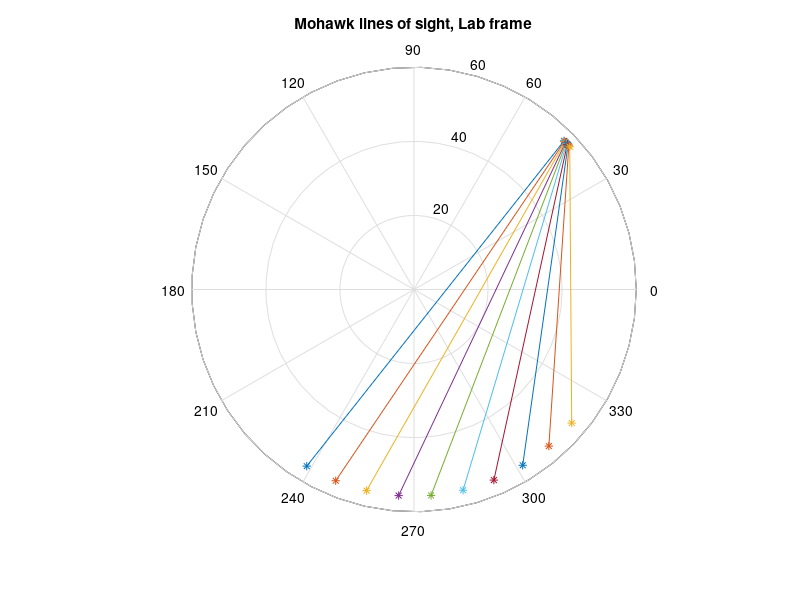
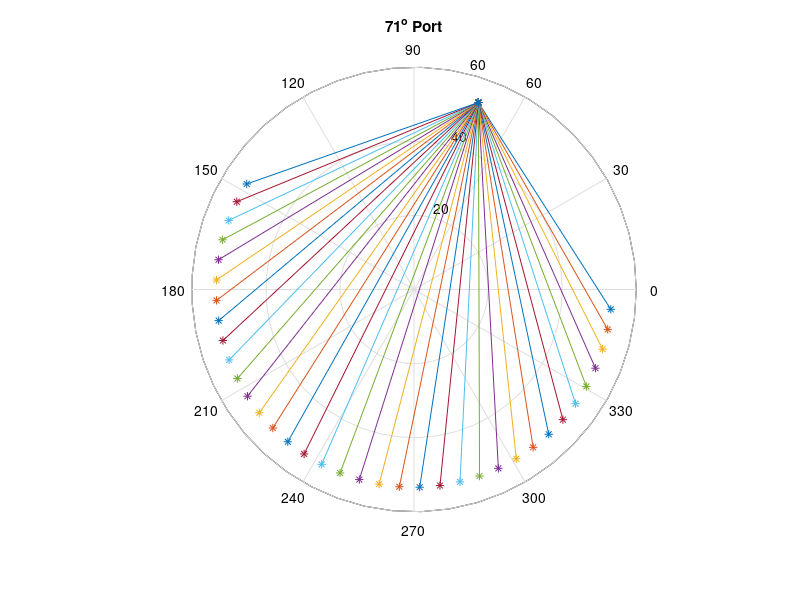
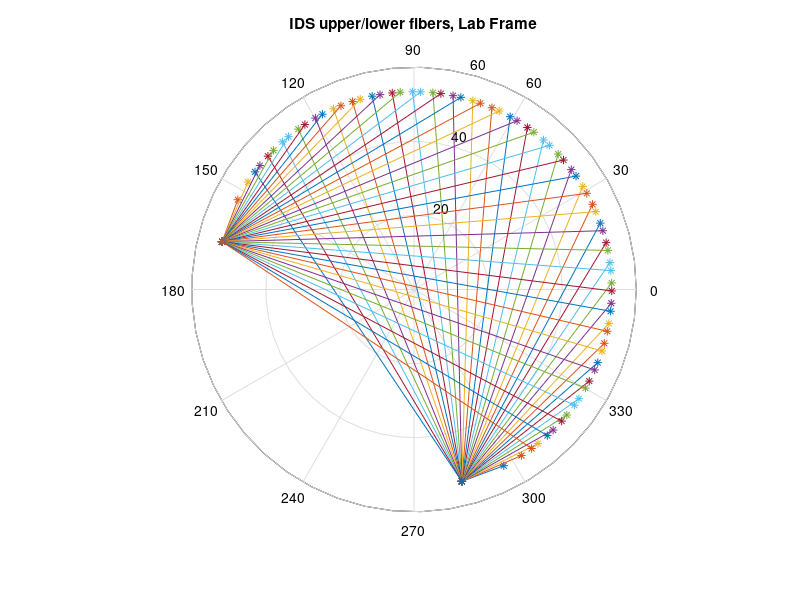

MATLAB code for these plots, in order:
% Aaron Hossack
% Jan 17th 2012
%
% Updated June 2013
clear all; close all; clc;
addpath('~/IDS/Matlab/');
%addAllThePaths;
cd('T:\RChandra\NewCodes\Geometry');
%
% This code takes calibration data from backlighting the new IDS fibers
% onto a screen to determine the angle, volume, and impact parameters of
% the various chords.
% clear all; close all; clc;
%% Settings
saveLength71 = 0; % save chrod lengths for 71 degree port chords

save1 = 0; % save 'impacts' as 'impacts1.mat'.  This configuration has the  
           % 'Upper/Long' fiber (smaller channel numbers) in the "old"
           % reentrant port at 71 degrees in machine coordinates.  Channel
           % 1 is oriented toward the top of the machine and channel 36 the
           % bottom.  The 'lower/short' fiber is on an axial port at 45
           % degrees on the X side of the machine.  Channel 37 is looking
           % toward the the small cones (inboard) and channel 72 is looking
           % toward the ring (outboard).
           
saveNim1 = 0; % save 'IDScoords.mat' with 'origin' and 'IDSchords' variables
           
save2 = 0; % save 'impacts' as 'impacts2.mat'.  This configuration has the 
           % 'Upper/Long' fiber in the upper mohawk port #6 with the fiber
           % fan in midplane.  Channel 1 is aimed down toward the bottom of
           % the machine and channel 36 is aimed up.  The 'lower/short'
           % fiber is on an axial port (either 45 or 270 degrees) with
           % channel 37 always aiming inboard, same as 'impacts1'.
           
saveLengthMohawk = 0; % save chord lengths for the above configuration
           
save3 = 0; % save 'impacts' as 'impacts3.mat'.  This is a special
           % configuration for velocity zeroing where the 'Upper/Long'
           % fiber is on the X side 135 degree port and the 'lower/short'
           % fiber is on the Y side 135 degree port.  Channels 1 and 37
           % both aim toward the geometric axis and 36 and 72 aim toward
           % the ring.
           
save4 = 0; % save 'impacts' as 'impacts4.mat'.  This has the long fiber in 
           % the mohawk port, just as in configuration 2, but rotated 90
           % degrees counter clockwise.  Channel 1 faces the y side
           % (positive z direction).

save5 = 0; % save 'impacts' as 'impacts5'. Upper mowhawk #6, lower mowhawk 
           % #6.

save6 = 1; % save 'impacts' as 'impacts6', Upper mohawk #1-#10, with secant
           % and nimrod coordinates

% raw = [247.5, 250.5, 253.5, 256.5, 259.5, 263.0,... % real unaltered data
%     265.5, 268.0, 271.0, 274.0, 277.0,...
%     280.0, 282.5, 285.0, 287.5, 290.5,...
%     293.0, 295.5, 298.5, 301.0, 304.0,...
%     306.5, 309.5, 312.0, 315.0, 318.0,...
%     321.0, 324.0, 327.0, 330.0, 332.5,...
%     336.0, 339.0];

% raw = [244.6, 247.5, 250.5, 253.5, 256.5, 259.5, 263.0,... % filling in extra 3 points
%     265.5, 268.0, 271.0, 274.0, 277.0,...
%     280.0, 282.5, 285.0, 287.5, 290.5,...
%     293.0, 295.5, 298.5, 301.0, 304.0,...
%     306.5, 309.5, 312.0, 315.0, 318.0,...
%     321.0, 324.0, 327.0, 330.0, 332.5,...
%     336.0, 339.0, 341.9, 344.8];
raw = 2.95 * [1:36];

% Center on zero degrees

angles = raw - raw(1) - 0.5*(raw(end) - raw(1)); % chord angles out of lens

R = 55.5; % cm, radius of machine

alpha = 180 - 2*angles; % angle from one end of chord, to geometric axis, to other end of chord
                        % (because the angles in a triangle must add up to
                        % 180)

r = 2 * R * sind(0.5 * alpha); % chord lengths

if saveLength71
    chordLength = r;
    save chordLength71.mat chordLength
end

x = r .* cosd(angles); % projection of chords on midplane diameter
% figure(14)
% plot(x)

% x = 222./(2.*(tand(angles).^2 + 1)); % projection of chords on midplane diameter

% r = x./cosd(angles); % length of chords

ratio = 0.02667/1.11; % radius to height ratio of cone

vol = pi*ratio^2*(1/3)*r.^3;

impacts1 = -R*sind(angles); % sign flip simply for orientation w.r.t machine
% figure(15)
% plot(impacts1)

%% For NIMROD comparison, find angles

% assuming IDS is in port 6 and -6
CoordRot = 225;
theta_port = 31.87; % degrees, port axis w.r.t machine radius
anglesTop = angles + theta_port;
anglesBot = angles - theta_port;
terminalAng1 = 180-2.*anglesTop + 59;
terminalAng2 = 180-2.*anglesBot - 59;
theta1 = terminalAng1;
theta2 = terminalAng2;
theta = [terminalAng1(end:-1:1), terminalAng2];
  theta = mod(theta +CoordRot ,360); % translate to machine coordinates
% 

% assuming IDS is in a radial port
% y = r .* sind(angles ); % dist. from diameter perp. up to chord end
% 
% thetaR = asind(y ./ R); % find angles w.r.t geom. axis from mid. of array
% 
% thetaR(1:3) = thetaR(1:3) + 2 .* (-90 - thetaR(1:3)); % mirror these angles past 90
% thetaR(end-2:end) = thetaR(end-2:end) + 2 .* (90 - thetaR(end-2:end));
% originR = [53.385, 1, 71]

% 
thetaR = 180-2*angles +71;
 originR = [53.385, 1, 71]

 Rnim = 53.385; % NIMROD HIT-SI major radius
% 
 origin = [Rnim, 0, 71+225 ; Rnim, 0, -59]; % coordinates of IDS wide angle lens
origin(1:36,1) = ones(1,36).*Rnim;
origin(1:36,2) = ones(1,36).*1;
origin(1:36,3) = ones(1,36).*(59+CoordRot);
origin(37:72,1) = ones(1,36).*Rnim;
origin(37:72,2) = ones(1,36).*1;
origin(37:72,3) = ones(1,36).*(-59+CoordRot);

origin(:,1:2) = origin(:,1:2).*.01;

IDSchords = ones(length(theta), 3); % initialize array

IDSchords(:, 1) = Rnim * IDSchords(:, 1) .* .01; % plug in R coordinates

IDSchords(:, 2) = 1 * IDSchords(:, 2) .* .01; % zero out Z coordinate

IDSchords(:, 3) = theta' .* IDSchords(:, 3); % set toroidal angles




figure(12)
polar([ones(1,length(theta1)).*originR(3); thetaR].*(pi/180),[ones(36,1).*Rnim ones(36,1).*Rnim]' ,'-*');
[ones(1,length(theta1)).*originR(3); thetaR].*(pi/180),[ones(36,1).*Rnim ones(36,1).*Rnim]
title('71^o Port')
% plot(IDSchords(:, 3), '+');
figure(13)
polar([ones(1,length(theta1)).*origin(1,3); theta(1:36)].*(pi/180),[ones(36,1).*Rnim ones(36,1).*Rnim]' ,'-*');
[ones(1,length(theta1)).*origin(1,3); theta(1:36)].*(pi/180),[ones(36,1).*Rnim ones(36,1).*Rnim]
title('IDS upper/lower fibers, Lab Frame');
hold on;
polar([ones(1,length(theta2)).*origin(37,3); theta(37:end)].*(pi/180),[ones(36,1).*Rnim ones(36,1).*Rnim]' ,'-*');
[ones(1,length(theta2)).*origin(37,3); theta(37:end)].*(pi/180),[ones(36,1).*Rnim ones(36,1).*Rnim]

if saveNim1
    save IDScoords.mat origin IDSchords;
end

%% For axial port, find major radius where chord intersects midplane
% rPort = 36.8; % cm, approximate radius of axial port
% 
% rMAxis = 34; % cm, radius of magnetic axis
% 
% Rpol = 31.26; % cm, distance from midplane to wall
% 
% a0 = atand((rPort - rMAxis) / Rpol); % angle offset, ie: angle from z-hat to mag. axis
% 
% hypotn = hypot((rPort - rMAxis), Rpol); % distance directly from port to mag. axis
% 
% pAngles = angles + a0; % poloidal angles w.r.t. mag. axis
% 
% impacts1 = [impacts1, hypotn*sind(pAngles)];
rPort = 36.8; % cm, major radius location of port

zPort = 31.26 + 2.54 + 1.27; % cm, distance from magnetic axis to wall + thickness of window + thickness of wall

yPol = zPort * tand(angles(end:-1:1));

Rpol = rPort - yPol; % convert to major radius

impacts1 = [impacts1, Rpol];


if save1
    figure(1)
plot(impacts1, '+');
title('Impacts 1');

    impacts = impacts1;
    save impacts1.mat impacts
end

%% Update - View with fan in midplane, mohawk port #6

theta_port = 31.87; % degrees, port axis w.r.t machine radius

theta_chords = angles + theta_port;

y_tor = R * sind(theta_chords);

impacts2 = impacts1; % copy over previous impacts array

impacts2(1:36) = y_tor;



if save2
    figure(2)
plot(impacts2, '+');
title('Impacts 2');
    impacts = impacts2;
    save impacts2.mat impacts
end

%% Update 3-18-15 - Chord lengths for the above configuration

alpha2 = 180 - 2*theta_chords; % angle from one end of chord, to geometric axis, to other end of chord
                        % (because the angles in a triangle must add up to
                        % 180)

r2 = 2 * R * sind(0.5 * alpha2); % chord lengths                        
                        
if saveLengthMohawk
    chordLength = r2;
    save chordLengthMohawk.mat chordLength;
end

%% Velocity Zeroing configuration

impacts3 = [impacts1(37:72), impacts1(37:72)];



if save3
    figure(3)
plot(impacts3, '+');
title('Impacts 3');
    impacts = impacts3;
    save impacts3.mat impacts
end

%% Mohawk #6, chords perpendicular to midplane

half_ch_length = R * cosd(theta_port); % half chord length of axis of lens

displacement = half_ch_length * sind(angles); % displacement axially from magnetic axis.

impacts4 = [displacement(end:-1:1), impacts2(37:72)];


if save4
    figure(4)
    plot(impacts4, '+');
    title('Impacts 4');

    impacts = impacts4;
    save impacts4.mat impacts
end

%% Top Mohawk #6, Bottom Mohawk #6

theta_port = 31.87; % degrees, port axis w.r.t machine radius

theta_chords = -angles + theta_port;

y_tor = R * sind(theta_chords);

impacts5(1:36) = y_tor;
theta_port = -31.87; % degrees, port axis w.r.t machine radius

theta_chords = angles + theta_port;

y_tor = R * sind(theta_chords);

impacts5(37:72) = y_tor;  

if save5
    figure(5)
    plot(impacts5, '+');
    title('Impacts 5');

    impacts = impacts5;
    save impacts5.mat impacts
end

%% all the bottom mohawk
if save6 

Origin(1:10,1) = ((13.736) + (0:9)'.*9) ;% normalize later + 225; % ports, in Normal Machine Coordinates (Tm)
Gamma(1:10,1) = 180 - Origin(1:10,1); % angle between origin-port and origin-convergence point
a = 57.785; %Radial location that the ports converge to 
%R = 60.96; % R machine ( MAY BE TANK R, NOT PLASMASPRAY R
R = 55.5; % 
c(1:10,1) = sqrt( R.^2 + a.^2 -2*R*a*cosd( Gamma )); % chord from port to convergence point 
B(1:10,1) = asind(a*sind(Gamma)./c); % angle off of the radial that the port is
% angle between origin-port and port-convergence point
GammaB = 180-2.*B; % angle between origin-port and origin-(intersection of port-convergence point
% with wall of chamber)
Lengths(1:10,1) = 2* R*sind(GammaB); % apply law of sines for a triangle subtending a circle,
% get length of secant across circle from port to wall
Origin(1:10,2) = Origin(1:10)+GammaB; % ending theta locations, still John coordinates
figure(7);
%Machine coords

Origin = mod(Origin +CoordRot,360);
OutputI = [ ones(3,1).* Rnim .* .01 ones(3,1) .* .01 Origin(1:3,1)];
OutputF = [ ones(3,1).* Rnim .* .01 ones(3,1) .* .01 Origin(1:3,2)];

IDSchords = [IDSchords ; OutputF];
origin = [origin ; OutputI];

h=polar(Origin'.*(pi/180),[ones(10,1).*55.785 ones(10,1).*57]' ,'-*');

title('Mohawk lines of sight, Lab frame');

save coords06.mat IDSchords origin
end



